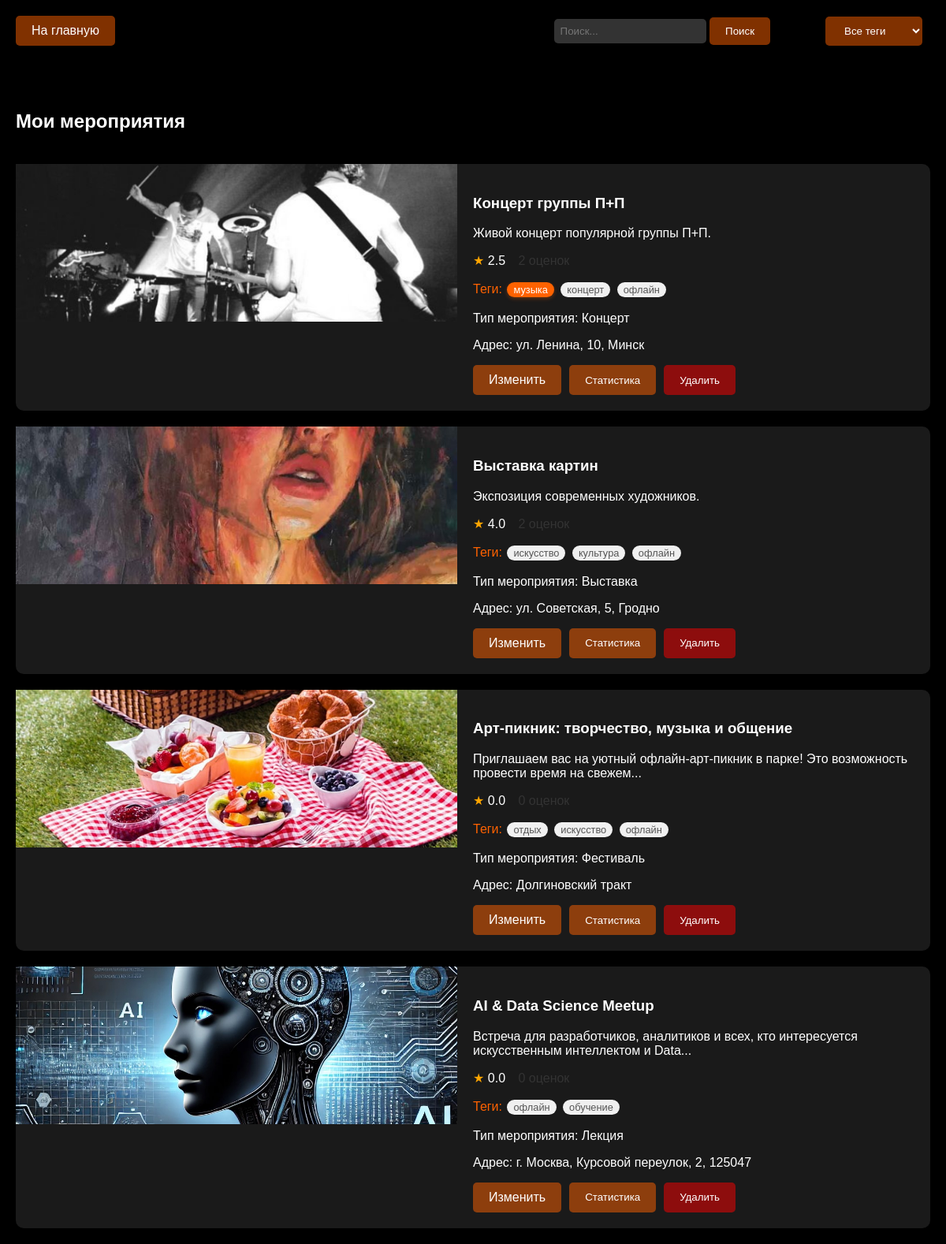
The page /my_events (signed in) on the database its author committed.
### app/app.py (models this page shows, shortened)
class Event(db.Model):
    id = db.Column(db.Integer, primary_key=True)
    title = db.Column(db.String(100), nullable=False)
    description = db.Column(db.Text, nullable=False)
    organizer_id = db.Column(db.Integer, db.ForeignKey('user.id'), nullable=False)
    format = db.Column(db.String(20), nullable=False)  # 'online' или 'offline'
    location_name = db.Column(db.String(200))  # Название места
    location_address = db.Column(db.String(200))  # Физический адрес
    online_info = db.Column(db.Text)  # Информация для онлайн мероприятий
    date_time = db.Column(db.DateTime, nullable=False)
    duration = db.Column(db.Integer, nullable=False)
    image_url = db.Column(db.String(200))
    lat = db.Column(db.Float)
    lng = db.Column(db.Float)
    event_type = db.Column(db.String(50))
    created_at = db.Column(db.DateTime, default=datetime.utcnow)
    is_active = db.Column(db.Boolean, default=True)
    is_private = db.Column(db.Boolean, default=False)
    password = db.Column(db.String(100))  # Пароль для приватных мероприятий
    organizer = db.relationship('User', backref='events')
    tags = db.relationship('Tag', secondary='event_tag', backref='events')
    personalities = db.Column(db.JSON)
    user_statuses = db.relationship(
        'UserEventStatus',
        backref=db.backref('event', lazy='joined'),
        lazy='dynamic'
    )
    @hybrid_property
    def average_rating(self):
        return db.session.query(func.avg(Rating.rating)).filter(
            Rating.event_id == self.id
        ).scalar() or 0.0
    @property
    def ratings_count(self):
        return Rating.query.filter_by(event_id=self.id).count()
    @property
    def distance(self):
        return getattr(self, '_distance', None)

class Tag(db.Model):
    id = db.Column(db.Integer, primary_key=True)
    name = db.Column(db.String(50), unique=True, nullable=False)

### app/app.py (the view, shortened to what this page needs)
@app.route('/my_events')
def my_events():
    if 'username' not in session or session['role'] != 'organizer':
        return redirect(url_for('home'))
    search_query = request.args.get('search', '').strip()
    selected_tag = request.args.get('tag', '').strip()
    user = User.query.filter_by(username=session['username']).first()
    query = Event.query.filter_by(organizer_id=user.id, is_active=True)
    if selected_tag:
        tag = Tag.query.filter_by(name=selected_tag).first()
        if tag:
            query = query.join(Event.tags).filter(Tag.id == tag.id)
    events = query.all()
    tags = Tag.query.all()
    return render_template('my_events.html', events=events, tags=tags)

### app/app.py (called while the page is built, shortened)
@app.before_request
def make_session_permanent():
    session.permanent = True

@app.context_processor
def inject_nearby_status():
    return {'nearby_filter_active': 'nearby' in request.args}

@app.context_processor
def inject_validation_counts():
    return {}

@app.context_processor
def inject_friend_requests_count():
    if 'username' in session:
        user = User.query.filter_by(username=session['username']).first()
        if user:
            pending_requests = Friendship.query.filter_by(
                friend_id=user.id,
                status='pending'
            ).count()
            return {'pending_friend_requests': pending_requests}
    return {}

@app.context_processor
def inject_user():
    if 'username' in session:
        user = User.query.filter_by(username=session['username']).first()
        return {'current_user': user}
    return {}

### app/templates/my_events.html (shortened to what this page needs)
<!DOCTYPE html>
<html>
<head>
    <link rel="stylesheet" href="{{ url_for('static', filename='styles.css') }}">
</head>
<body>
    <div class="header">
        <a href="{{ url_for('home') }}" class="menu-btn">На главную</a>
        <div class="menu-buttons">
            <div class="search-container">
                <form method="GET" action="{{ url_for('my_events') }}">
                    <input class="search-input" type="text" name="search" placeholder="Поиск..." value="{{ request.args.get('search', '') }}">
                    <button class="menu-btn" type="submit">Поиск</button>
                </form>
            </div>
            <select class="menu-btn" onchange="filterPosts('tag', this.value)">
                <option value="">Все теги</option>
            </select>
        </div>
    </div>
    <div class="posts-container">
        <h2>Мои мероприятия</h2>
        {% for event in events %}
        <div class="post"
             data-event-id="{{ event.id }}"
             data-title="{{ event.title | escape }}"
             data-description="{{ event.description | escape }}"
             data-location-name="{{ event.location_name | escape if event.location_name else '' }}"
             data-tags="{{ event.tags|map(attribute='name')|join(', ') | escape }}"
             data-event-type="{{ event.event_type | escape }}"
             data-location-address="{{ event.location_address | escape if event.location_address else '' }}"
             data-lat="{{ event.lat | default(0) }}"
             data-lng="{{ event.lng | default(0) }}"
             data-image-url="{{ event.image_url | default('', true) | escape }}"
             data-is-private="{{ 'true' if event.is_private else 'false' }}"
             data-format="{{ event.format }}"
             data-online-info="{{ event.online_info | escape if event.online_info else '' }}"
             data-date-time="{{ event.date_time.strftime('%Y-%m-%dT%H:%M:%S') }}"
             data-duration="{{ event.duration }}"
             data-organizer-username="{{ event.organizer.username }}"
             onclick="handlePostClick(this)">
            <img class="post-image"
                 src="{{ url_for('static', filename=event.image_url) if event.image_url else url_for('static', filename='images/no-image.jpg') }}"
                 alt="{{ event.title }}"
                 onerror="this.onerror=null;this.src='{{ url_for('static', filename='images/no-image.jpg') }}'">
            <div class="post-content">
                <h3>{{ event.title }}</h3>
                <p>{{ event.description|truncate(100) }}</p>
                <p class="rating">
                        <span class="star" style="color: #ffa500;">★</span>
                        <span class="average-rating" style="margin-right: 12px;">{{ "%.1f"|format(event.average_rating) }}</span>
                        <span class="ratings-count" style="color: #333333;"> {{ event.ratings_count }} оценок</span>
                    </p>
                    <p class="tags">Теги:
                        {% for tag in event.tags %}
                            <span class="tag
                                {% if session.username %}
                                    {% if tag in current_user.favorite_tags %}favorite-tag{% endif %}
                                {% endif %}">
                                {{ tag.name }}
                            </span>
                        {% endfor %}
                    </p>
                <p>Тип мероприятия: {{ event.event_type }}</p>
                <p>Адрес: {{ event.location_address }}</p>
                <div class="event-actions">
                    <a href="{{ url_for('edit_event', event_id=event.id) }}" class="menu-btn">Изменить</a>
                    <button onclick="showEventStats(event, {{ event.id }})" class="menu-btn stats-btn">Статистика</button>
                    <button onclick="confirmDelete({{ event.id }})" class="menu-btn delete-btn">Удалить</button>
                </div>
            </div>
        </div>
        {% endfor %}
    </div>
</body>
</html>

### app/static/styles.css (style rules this page uses)
body { margin: 0; padding: 0; background: #000000; color: #ffffff; font-family: Arial, sans-serif; }
.header { background: rgba(0, 0, 0, 0.8); padding: 20px; display: flex; align-items: center; justify-content: space-between; position: fixed; width: 100%; top: 0; z-index: 1000; }
.menu-buttons { display: flex; gap: 20px; align-items: center; }
.menu-btn { padding: 10px 20px; background: rgba(255, 98, 0, 0.5); border: none; color: white; cursor: pointer; border-radius: 5px; transition: background 0.3s ease; text-decoration: none; }
.search-container { display: flex; gap: 10px; }
.search-input { padding: 8px; background: #333333; border: none; color: white; border-radius: 5px; }
.posts-container { margin-top: 100px; padding: 20px; display: grid; gap: 20px; }
.post { display: flex; background: #1a1a1a; border-radius: 10px; overflow: hidden; cursor: pointer; transition: transform 0.2s; position: relative; overflow: visible !important; }
.post-image { width: 50%; height: 200px; object-fit: cover; position: sticky; top: 0; }
.post-content { width: 50%; padding: 20px; }
.tags { color: #ff6200; }
.tag { display: inline-block; background-color: #f0f0f0; padding: 2px 8px; margin: 2px; border-radius: 12px; font-size: 0.8em; color: #555; transition: all 0.3s ease; }
.tag.favorite-tag { background-color: #ff6200; color: white; box-shadow: 0 2px 5px rgba(255, 98, 0, 0.3); }
.event-actions { display: flex; gap: 10px; margin-top: 15px; }
.delete-btn { background: rgba(255, 0, 0, 0.5); }
.header .menu-btn:last-child { margin-right: 50px; }
.stats-btn { background: rgba(255, 98, 0, 0.5) !important; }
.menu-buttons { display: flex; align-items: center; }

### rows shown on the page
Event: image_url (picture), title "Концерт группы П+П", description "Живой концерт популярной группы П+П.", average_rating "2.5", ratings_count "2", event_type "Концерт", location_address "ул. Ленина, 10, Минск"
Tag: name "музыка"
Tag: name "концерт"
Tag: name "офлайн"
Event: image_url (picture), title "Выставка картин", description "Экспозиция современных художников.", average_rating "4.0", ratings_count "2", event_type "Выставка", location_address "ул. Советская, 5, Гродно"
Tag: name "искусство"
Tag: name "культура"
Event: image_url (picture), title "Арт-пикник: творчество, музыка и общение", description "Приглашаем вас на уютный офлайн-арт-пикник в парке! Это возможность провести время на свежем...", average_rating "0.0", ratings_count "0", event_type "Фестиваль", location_address "Долгиновский тракт"
Tag: name "отдых"
Event: image_url (picture), title "AI & Data Science Meetup", description "Встреча для разработчиков, аналитиков и всех, кто интересуется искусственным интеллектом и Data...", average_rating "0.0", ratings_count "0", event_type "Лекция", location_address "г. Москва, Курсовой переулок, 2, 125047"
Tag: name "обучение"
